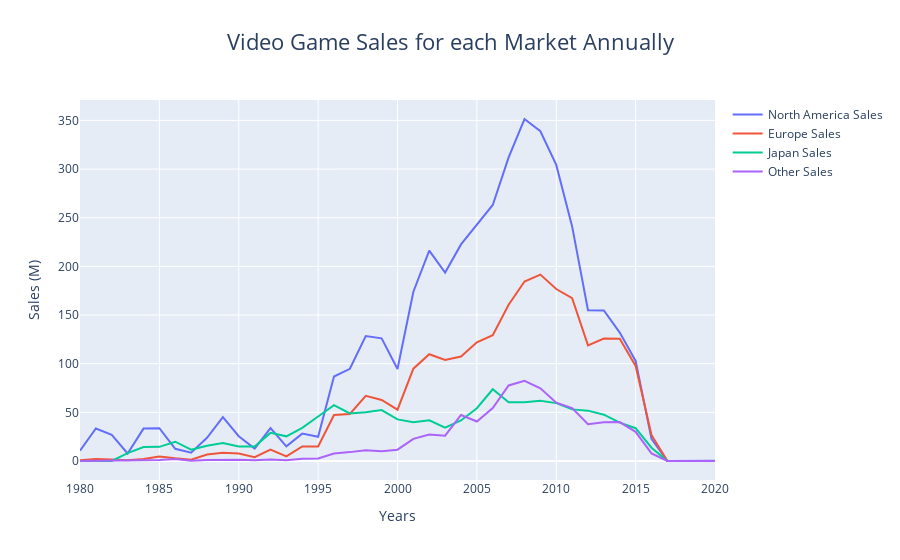

Write notebook code for a chart like this one.
### Markdown cell above
## Difference between sales

### Code cell
AnnualSalesMarket = df.groupby('Year')[['NA_Sales', 'EU_Sales', 'JP_Sales', 'Other_Sales']].sum().reset_index()

fig = go.Figure()
fig.add_trace(go.Scatter(x=AnnualSalesMarket['Year'], y=AnnualSalesMarket['NA_Sales'],
                         name="North America Sales",
                         hovertext=AnnualSalesMarket['NA_Sales']))

fig.add_trace(go.Scatter(x=AnnualSalesMarket['Year'], y=AnnualSalesMarket['EU_Sales'],
                         name="Europe Sales",
                         hovertext=AnnualSalesMarket['EU_Sales']))

fig.add_trace(go.Scatter(x=AnnualSalesMarket['Year'], y=AnnualSalesMarket['JP_Sales'],
                         name="Japan Sales",
                         hovertext=AnnualSalesMarket['JP_Sales']))

fig.add_trace(go.Scatter(x=AnnualSalesMarket['Year'], y=AnnualSalesMarket['Other_Sales'],
                         name="Other Sales",
                         hovertext=AnnualSalesMarket['Other_Sales']))

fig.update_layout(title_text='Video Game Sales for each Market Annually',
                  title_x=0.5, title_font=dict(size=22))  # Location and the font size of the main title
fig.update_layout(
    xaxis_title="Years",
    yaxis_title="Sales (M)")

fig.show()
